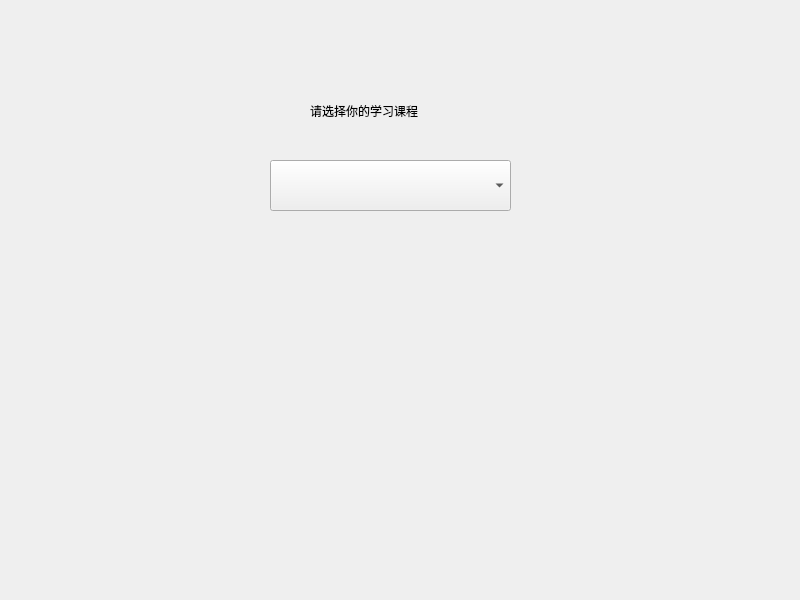
<?xml version="1.0" encoding="UTF-8"?>
<ui version="4.0">
 <class>Widget</class>
 <widget class="QWidget" name="Widget">
  <property name="geometry">
   <rect>
    <x>0</x>
    <y>0</y>
    <width>800</width>
    <height>600</height>
   </rect>
  </property>
  <property name="windowTitle">
   <string>Widget</string>
  </property>
  <widget class="QComboBox" name="comboBox">
   <property name="geometry">
    <rect>
     <x>270</x>
     <y>160</y>
     <width>241</width>
     <height>51</height>
    </rect>
   </property>
  </widget>
  <widget class="QLabel" name="label">
   <property name="geometry">
    <rect>
     <x>310</x>
     <y>90</y>
     <width>151</width>
     <height>41</height>
    </rect>
   </property>
   <property name="text">
    <string>请选择你的学习课程</string>
   </property>
  </widget>
 </widget>
 <resources/>
 <connections/>
</ui>
